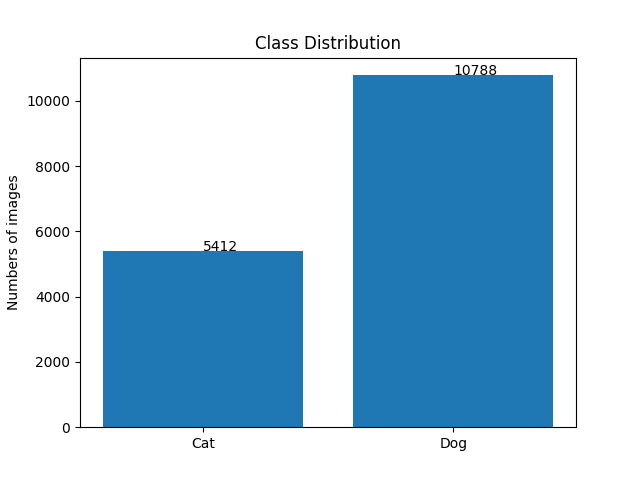

This figure's Python source:
#problem 5.1

import numpy as np
import matplotlib.pyplot as plt
import glob
import os

from PIL import Image

imageCat = 0
for filename in glob.glob(os.path.join("training_dataset\Cat", "*.jpg")):
    imageCat = imageCat +1
#for filename in glob.glob(os.path.join("validation_dataset\Cat", "*.jpg")):
#    imageCat = imageCat +1

imageDog = 0
for filename in glob.glob(os.path.join("training_dataset\Dog", "*.jpg")):
    imageDog = imageDog +1
#for filename in glob.glob(os.path.join("validation_dataset\Dog", "*.jpg")):
#    imageDog = imageDog +1
        
x = ["Cat", "Dog"]
y = [imageCat, imageDog]
plt.bar(x, y)

#set_xticks(x)
for i in range(len(x)):
    plt.text(i,y[i],y[i])

plt.title("Class Distribution")
plt.ylabel("Numbers of images")


plt.savefig("count.png")
plt.show()
